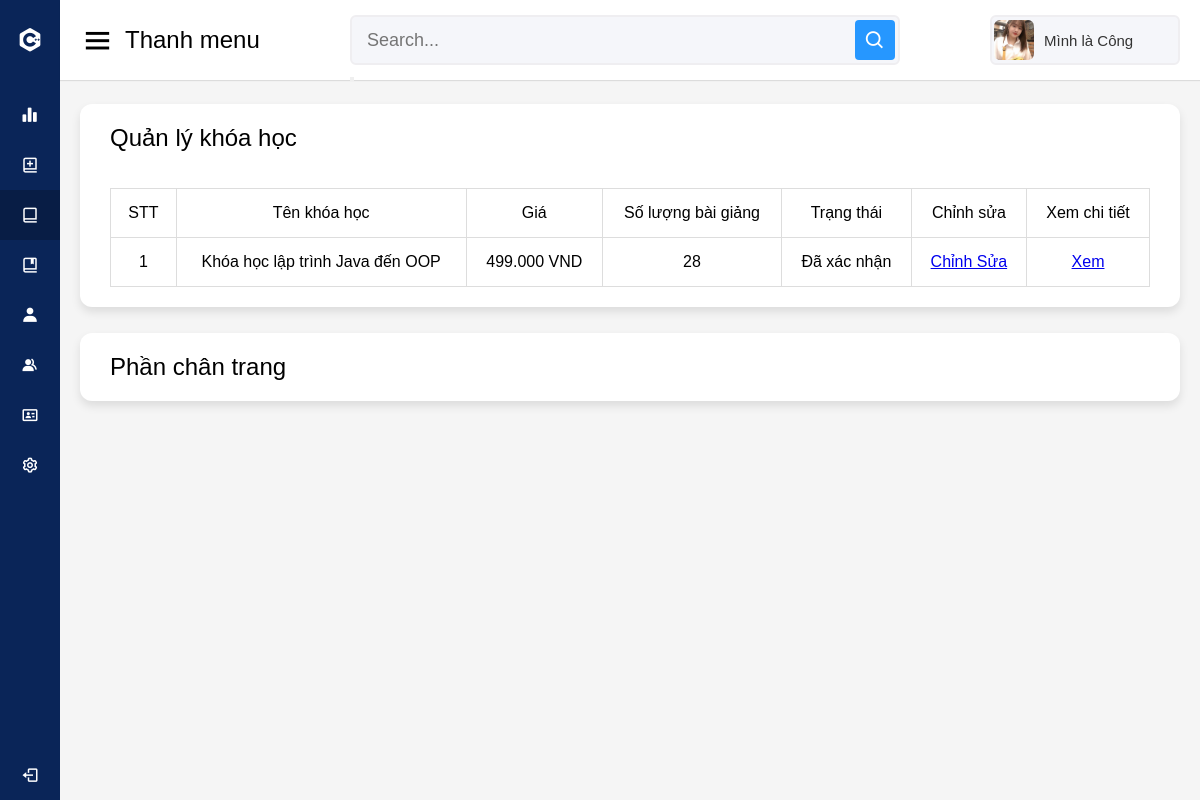
The app's page /admin/manage/course_manager.php (signed in), older data.
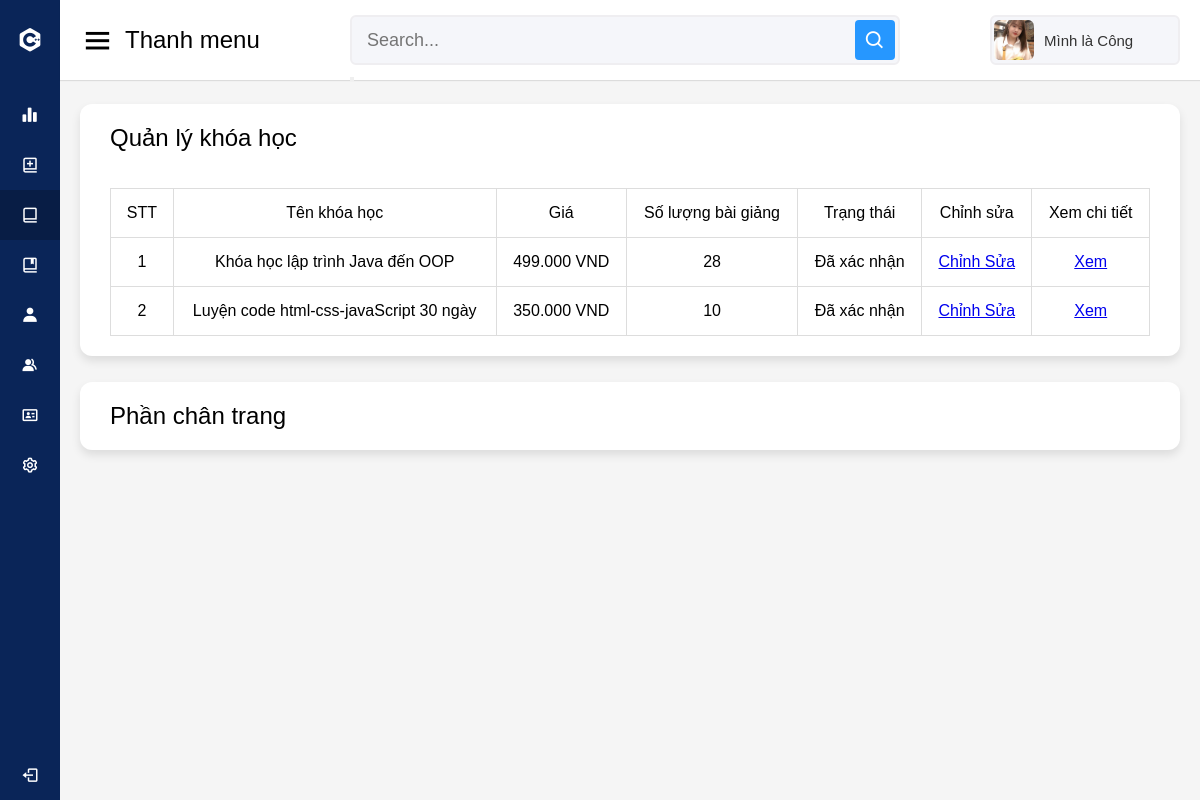
The same page, newer data.
### tables this page shows
CREATE TABLE `course` (
  `id_course` int(11) NOT NULL,
  `id_admin` int(11) NOT NULL,
  `name_course` varchar(100) NOT NULL,
  `author` varchar(30) DEFAULT NULL,
  `description_course` text NOT NULL,
  `image_course` varchar(150) NOT NULL,
  `status_course` int(11) NOT NULL,
  `price` int(11) NOT NULL,
  `created_at` timestamp NOT NULL DEFAULT CURRENT_TIMESTAMP
);

### admin/manage/course_manager.php (the view, shortened to what this page needs)
<!DOCTYPE html>
<html lang="en" dir="ltr">
<head>
    <link rel="stylesheet" href="../default/style.css">
    <link href='https://unpkg.com/boxicons@2.0.7/css/boxicons.min.css' rel='stylesheet'>
</head>
<body>
    <?php
    require "../default/option.php"
    ?>
    <section class="home-section">
            <?php
            require "../default/user.php"
            ?>
            <div class="home-content">
                <div class="sales-boxes">
                    <div class="recent-sales box">
                        <div class="title">Quản lý khóa học</div>
                        <br><br>
                        <div class="sales-details">
                            <?php
                            if (!function_exists('currency_format')) {
                                function currency_format($number, $suffix = ' VND')
                                {
                                    if (!empty($number)) {
                                        return number_format($number, 0, ',', '.') . "{$suffix}";
                                    }
                                }
                            }
                            require "../../public/connect_sql.php";
                            $id = $_SESSION['id'];
                            $sql = "SELECT course.*, COUNT(lesson.id_course) as number_course FROM `course`
                                LEFT OUTER JOIN lesson ON course.id_course = lesson.id_course
                                WHERE course.id_admin = '$id'
                                GROUP BY course.id_course";
                            $courses = mysqli_query($connection, $sql);
                            ?>
                            <table>
                                <tr>
                                    <th>STT</th>
                                    <th>Tên khóa học</th>
                                    <th>Giá</th>
                                    <th>Số lượng bài giảng</th>
                                    <th>Trạng thái</th>
                                    <th>Chỉnh sửa</th>
                                    <th>Xem chi tiết</th>
                                </tr>
                                <?php foreach ($courses as $index => $course) { ?>
                                    <tr>
                                        <th>
                                            <?php echo $index + 1; ?>
                                        </th>
                                        <th>
                                            <?php echo $course['name_course'] ?>
                                        </th>
                                        <th>
                                            <?php echo currency_format($course['price']) ?>
                                        </th>
                                        <th>
                                            <?php echo $course['number_course'] ?>
                                        </th>
                                        <th>
                                            <?php
                                            if ($course['status_course'] == 0) {
                                                echo "Chờ xác nhận";
                                            } else {
                                                echo "Đã xác nhận";
                                            }
                                            ?>
                                        </th>
                                        <th>
                                            <a href="./course_add_detail.php?id=<?php echo $course['id_course'] ?>">Chỉnh Sửa</a>
                                        </th>
                                        <th>
                                            <a href="../../view_course.php?id=<?php echo $course['id_course'] ?>">Xem</a>
                                        </th>
                                    </tr>
                                <?php } ?>
                            </table>
                        </div>
                    </div>
                </div>
                <?php require "../default/footer.php" ?>
            </div>
    </section>
</body>
</html>

Row changes from the older to the newer data that the page shows:
added course: name_course "Luyện code html-css-javaScript 30 ngày", price "350.000 VND", number_course "10", status_course "Đã xác nhận"
